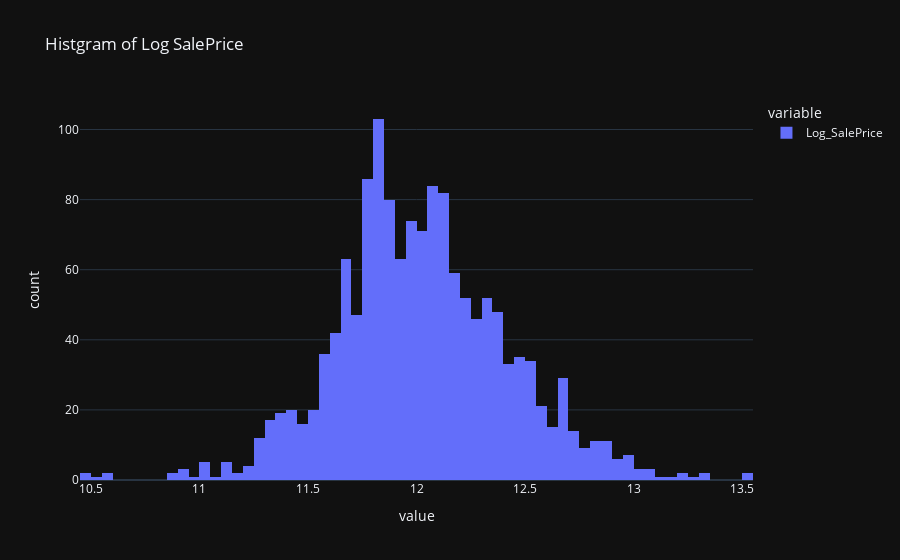

Here is the notebook cell this chart was saved with:
### Code cell
import numpy as np
# create a copy of data
House_Data_2_copy = House_Data_2.copy()
# create a new feature Log_SalePrice
House_Data_2_copy['Log_SalePrice'] = np.log(House_Data_2['SalePrice'])
# plot histogram
fig = px.histogram(House_Data_2_copy, x=["Log_SalePrice"], title = 'Histgram of Log SalePrice', template = 'plotly_dark')
fig.show()

### Figure 1 — Plotly figure (JSON) as saved in the notebook; plotly's stock layout.template omitted (floating-point values rounded to 4 significant figures; data arrays with more than 128 entries replaced by an {"elided": "..."} marker saying what was removed)
{"data": [{"alignmentgroup": "True", "bingroup": "x", "hovertemplate": "variable=Log_SalePrice<br>value=%{x}<br>count=%{y}<extra></extra>", "legendgroup": "Log_SalePrice", "marker": {"color": "#636efa", "pattern": {"shape": ""}}, "name": "Log_SalePrice", "offsetgroup": "Log_SalePrice", "orientation": "v", "showlegend": true, "type": "histogram", "x": {"elided": "1460 float values"}, "xaxis": "x", "yaxis": "y"}], "layout": {"barmode": "relative", "legend": {"title": {"text": "variable"}, "tracegroupgap": 0}, "title": {"text": "Histgram of Log SalePrice"}, "xaxis": {"anchor": "y", "domain": [0, 1], "title": {"text": "value"}}, "yaxis": {"anchor": "x", "domain": [0, 1], "title": {"text": "count"}}}}
